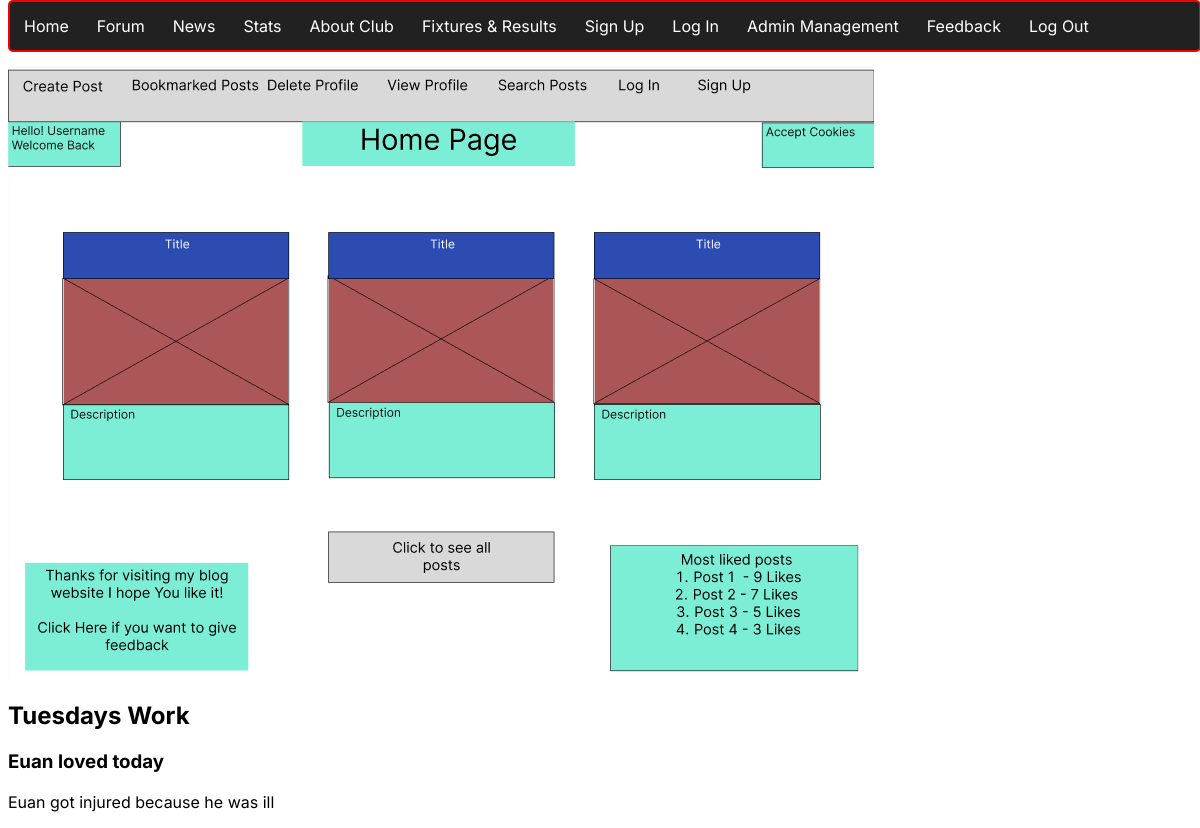
The page /retrieve_news.php?id=17 on the database as committed earlier.
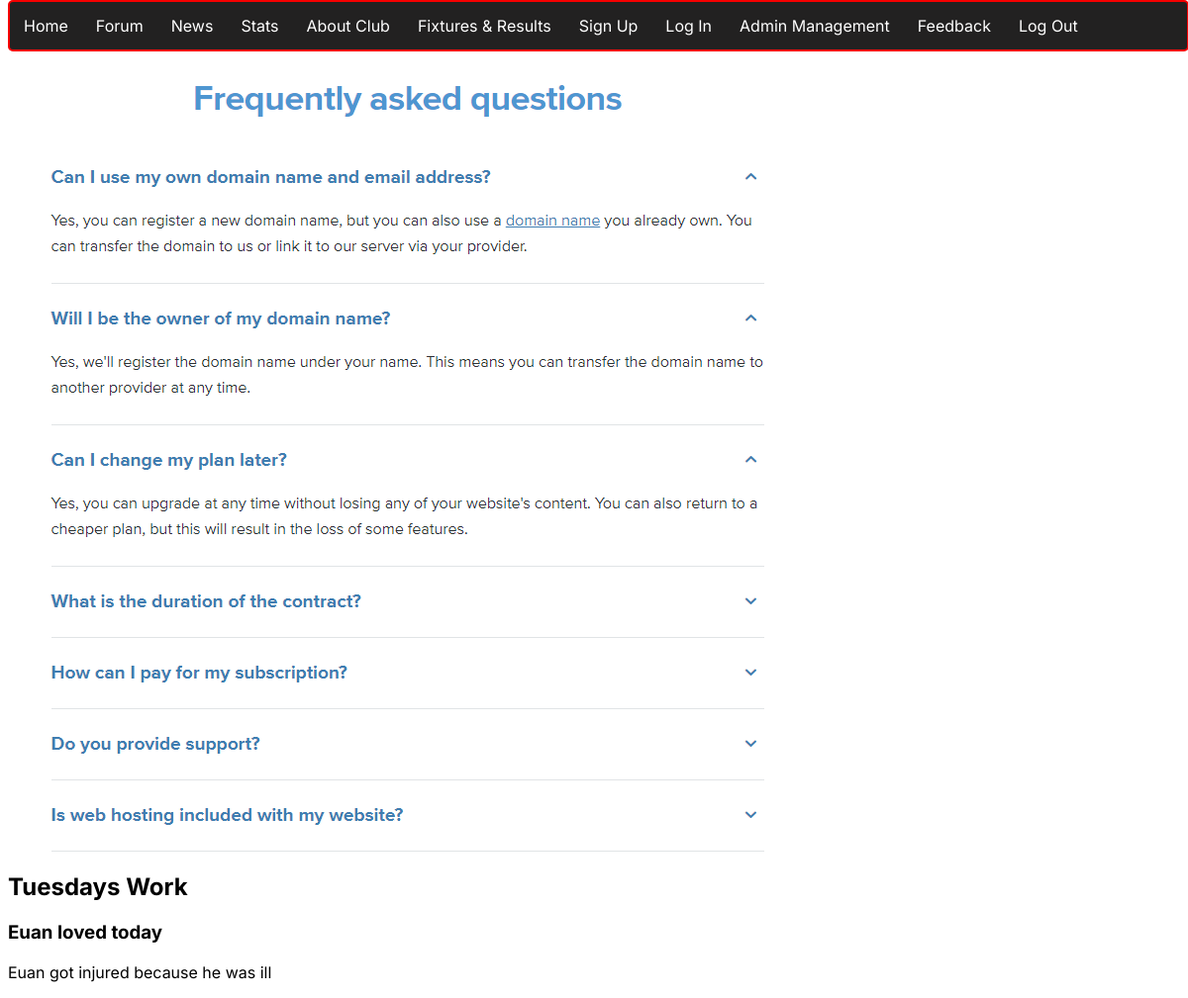
The same page on the database as committed later.
### tables this page shows
CREATE TABLE `news` (
  `id` int(11) NOT NULL,
  `title` text NOT NULL,
  `description` text NOT NULL,
  `picture` blob NOT NULL,
  `content` text NOT NULL,
  `username` text NOT NULL,
  `time_created` timestamp NOT NULL DEFAULT current_timestamp() ON UPDATE current_timestamp(),
  `comments` text NOT NULL
);

### retrieve_news.php (the view, shortened to what this page needs)
<?php
include 'nav.php';
$news_id = $_GET['id'];
$sql = "SELECT title, description, content, picture FROM news WHERE id = ?";
$stmt = $conn->prepare($sql);
$stmt->bind_param("i", $news_id);
$stmt->execute();
$result = $stmt->get_result();
if($result->num_rows > 0) {
    while ($row = $result->fetch_assoc()){
        if (!empty($row['picture'])) {
            if (file_exists($row['picture'])) {
                echo "<img src='" . htmlspecialchars($row['picture']) . "' alt='Post Image'>";
            }
        }
        echo '<section class="postCard2">';
        echo "<h2>" . htmlspecialchars($row['title']) . "</h2>";
        echo "<h3>" . htmlspecialchars($row['description']) . "</h3>";
        echo "<p>" . htmlspecialchars($row['content']) . "</p>";
        echo '</section>';
    }
} else {
    echo "Sorry, 0 Results Returned";
}
?>
<!DOCTYPE html>
<html lang="en">
<head>
    <link rel="stylesheet" href="main.css">
    <link rel="stylesheet" href="retrieve_news.css">
</head>
<body>
</body>
</html>

### nav.php (shortened to what this page needs)
<nav class="nav-bar">
    <ul>
        <li><a href="home.php" class="nav-bar-links">Home</a></li>
        <li><a href="forum.php" class="nav-bar-links">Forum</a></li>
        <li><a href="list_news.php" class="nav-bar-links">News</a></li>
        <li><a href="stats.php" class="nav-bar-links">Stats</a></li>
        <li><a href="about_club.html" class="nav-bar-links">About Club</a></li>
        <li><a href="fixtures&results.php" class="nav-bar-links">Fixtures & Results</a></li>
        <li><a href="signup.php" class="nav-bar-links">Sign Up</a></li>
        <li><a href="login.php" class="nav-bar-links">Log In</a></li>
        <li><a href="admin_management.php" class="nav-bar-links">Admin Management</a></li>
        <li><a href="feedback.php" class="nav-bar-links">Feedback</a></li>
        <li><a href="logout.php" class="nav-bar-links">Log Out</a></li>
    </ul>
</nav>

### main.css (style rules this page uses)
body { font-family: "Inter", sans-serif; font-optical-sizing: auto; font-weight: weight; font-style: normal; }
.nav-bar { border-radius: 5px; border: 2px solid #F60000; background: #222121; color: white; position: fixed; top: 0; width: 99.1%; }
.nav-bar a { color: white; text-decoration: none; }
li { float: left; }
li:last-child { border-right: none; }
li a { display: block; text-align: center; padding: 14px 14px; }
ul { list-style-type: none; margin: 0; padding: 0; overflow: hidden; }

### retrieve_news.css (style rules this page uses)
section { text-align: left; }
img { margin-top: 5%; }

Rows that differ between the two databases and show on the page:
changed news "Tuesdays Work": picture: a different picture
